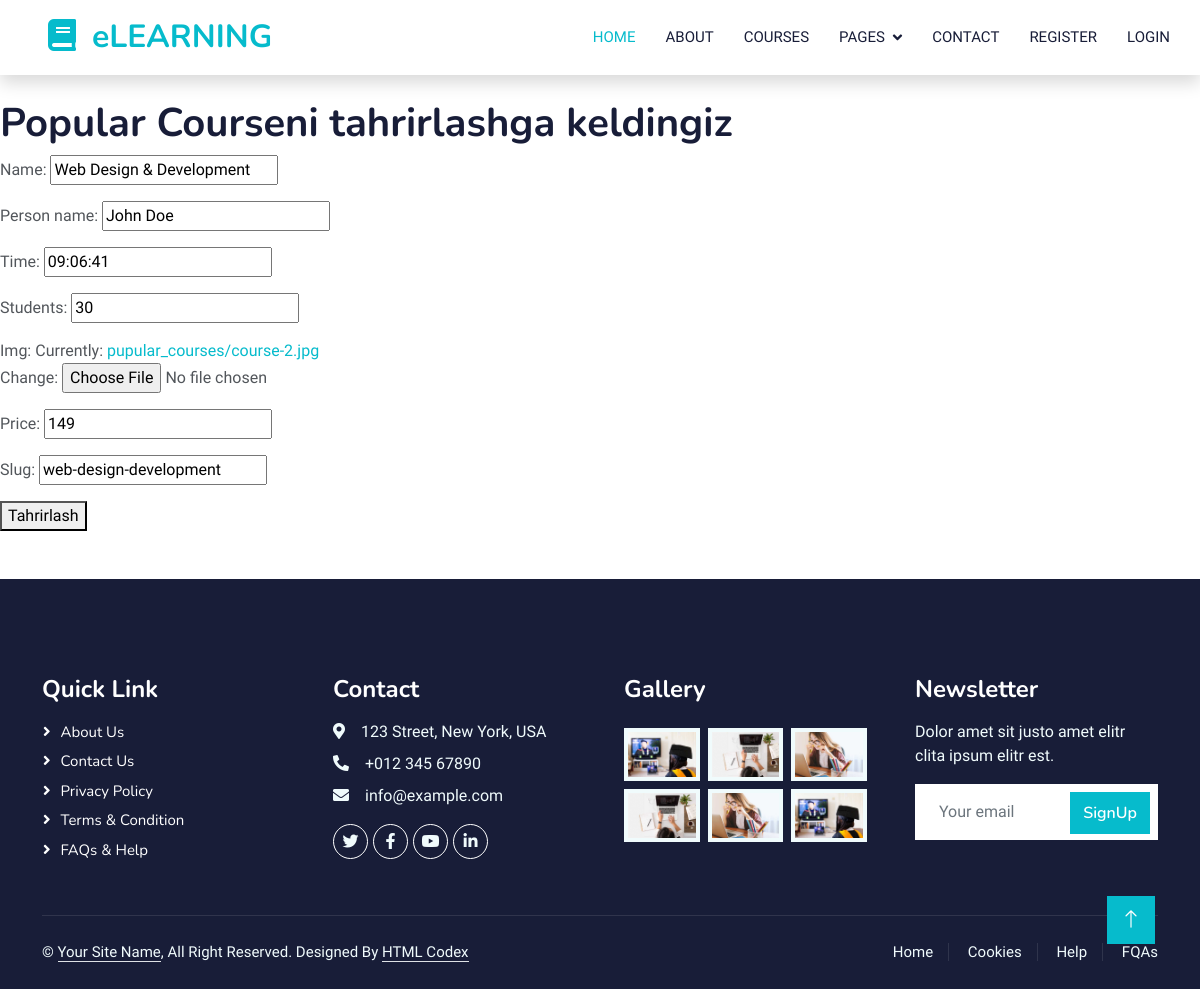
Page /home5/update/web-design-development/ on the committed database.
### learningapp/models.py (models this page shows, shortened)
class Popular_courses(models.Model):
    name = models.CharField(max_length=300)
    person_name = models.CharField(max_length=200)
    time = models.TimeField()
    students = models.IntegerField()
    img = models.ImageField(upload_to='pupular_courses/')
    price = models.IntegerField()
    slug = models.SlugField()

### learningapp/views.py (the view)
# urls.py: path('home5/update/<slug>/', PopularUpdateView.as_view(), name='PopularUpdateView'),
class PopularUpdateView(UpdateView):
    model = Popular_courses
    fields = ('__all__')
    template_name = 'Change_templates/PopularUpdateView.html'

### templates/Change_templates/PopularUpdateView.html
{% extends "base.html" %}
{% load static %}
{% block content %}
<h1>Popular Courseni tahrirlashga keldingiz</h1>
<form method="post">{% csrf_token %}
    {{form.as_p}}
    <button type='submit'>Tahrirlash</button>
</form>
{% endblock content %}

### static/css/style.css (style rules this page uses)
:root { --primary: #06BBCC; --light: #F0FBFC; --dark: #181d38; }

### rows in the picture
Popular_courses: name "Web Design & Development", person_name "John Doe", time "09:06:41", students "30", price "149", slug "web-design-development"
